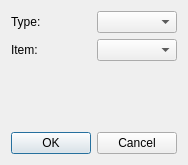
<?xml version="1.0" encoding="UTF-8"?>
<ui version="4.0">
 <class>SelectTypeAndItemDialog</class>
 <widget class="QDialog" name="SelectTypeAndItemDialog">
  <property name="geometry">
   <rect>
    <x>0</x>
    <y>0</y>
    <width>184</width>
    <height>165</height>
   </rect>
  </property>
  <property name="windowTitle">
   <string>Dialog</string>
  </property>
  <layout class="QVBoxLayout" name="verticalLayout">
   <item>
    <layout class="QGridLayout" name="gridLayout">
     <item row="0" column="0">
      <widget class="QLabel" name="lbType">
       <property name="text">
        <string>Type:</string>
       </property>
      </widget>
     </item>
     <item row="0" column="1">
      <widget class="QComboBox" name="cbType"/>
     </item>
     <item row="1" column="0">
      <widget class="QLabel" name="lbItem">
       <property name="text">
        <string>Item:</string>
       </property>
      </widget>
     </item>
     <item row="1" column="1">
      <widget class="QComboBox" name="cbItem"/>
     </item>
    </layout>
   </item>
   <item>
    <spacer name="verticalSpacer">
     <property name="orientation">
      <enum>Qt::Vertical</enum>
     </property>
     <property name="sizeHint" stdset="0">
      <size>
       <width>20</width>
       <height>40</height>
      </size>
     </property>
    </spacer>
   </item>
   <item>
    <widget class="QDialogButtonBox" name="buttonBox">
     <property name="orientation">
      <enum>Qt::Horizontal</enum>
     </property>
     <property name="standardButtons">
      <set>QDialogButtonBox::Cancel|QDialogButtonBox::Ok</set>
     </property>
    </widget>
   </item>
  </layout>
 </widget>
 <resources/>
 <connections>
  <connection>
   <sender>buttonBox</sender>
   <signal>accepted()</signal>
   <receiver>SelectTypeAndItemDialog</receiver>
   <slot>accept()</slot>
   <hints>
    <hint type="sourcelabel">
     <x>248</x>
     <y>254</y>
    </hint>
    <hint type="destinationlabel">
     <x>157</x>
     <y>274</y>
    </hint>
   </hints>
  </connection>
  <connection>
   <sender>buttonBox</sender>
   <signal>rejected()</signal>
   <receiver>SelectTypeAndItemDialog</receiver>
   <slot>reject()</slot>
   <hints>
    <hint type="sourcelabel">
     <x>316</x>
     <y>260</y>
    </hint>
    <hint type="destinationlabel">
     <x>286</x>
     <y>274</y>
    </hint>
   </hints>
  </connection>
 </connections>
</ui>
